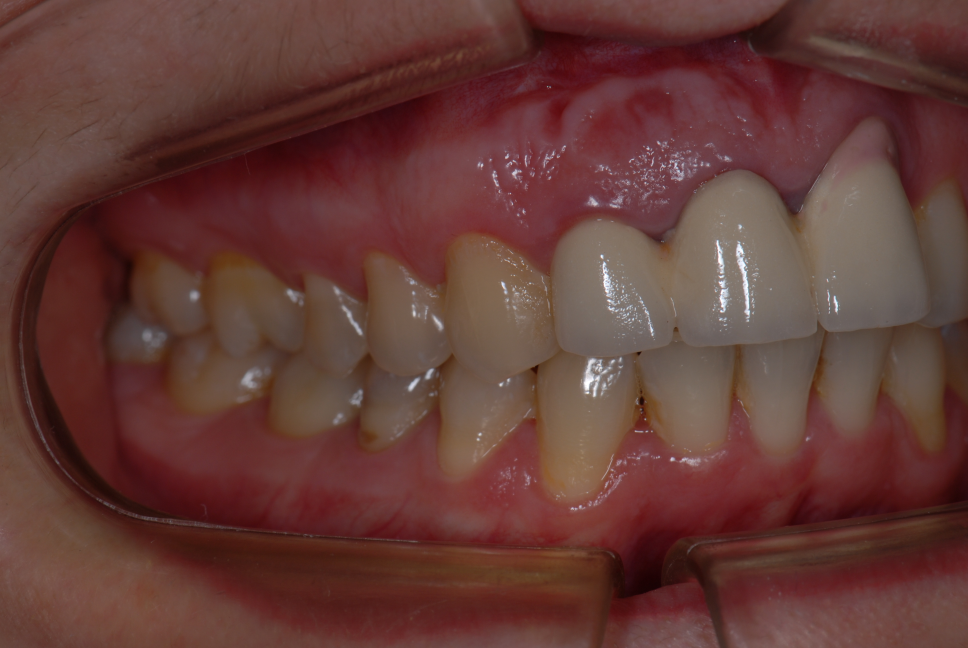
#> input picture found_dicision/lateral_side_analiz/right_side.JPG, 3872 x 2592 px (shown at 1/4 size)
$ python analiz_lateral_side_horizontal.py
#> lines starting #> are read from the running program, lines starting #| are printed output that depends on the picture; after the words box and inside, x2 and y2 are one past the last pixel; in counts of white or black regions, pixels touching at a corner belong together
import cv2

img = cv2.imread('right_side.JPG', 0)
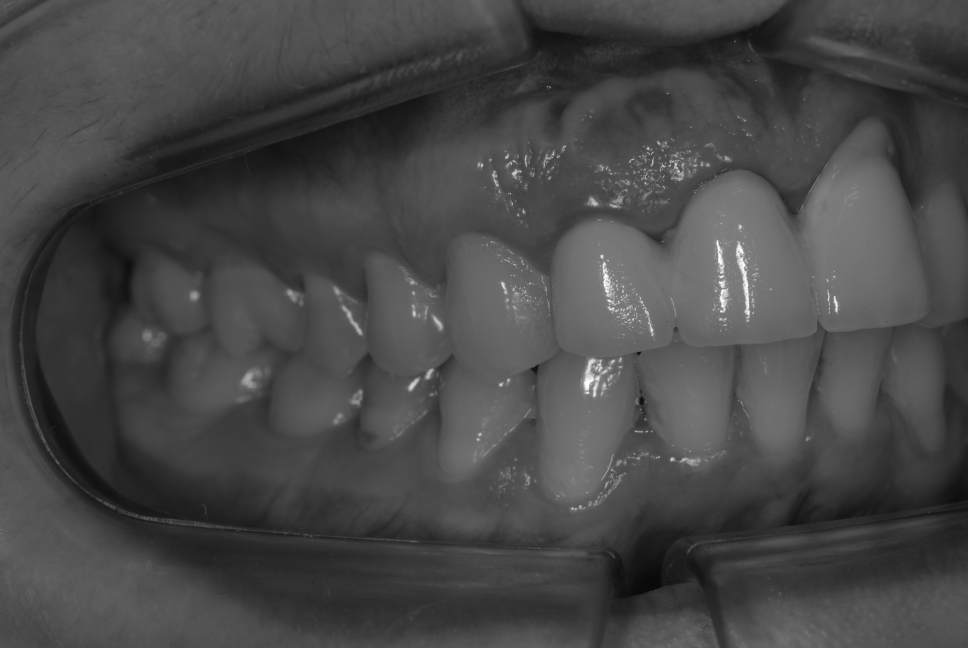
#> img: shape (2592, 3872) (shown at 1/4 size); min 7, max 255, mean 71.1
img = cv2.resize(img, (800, 600), interpolation=cv2.INTER_CUBIC)  # resize
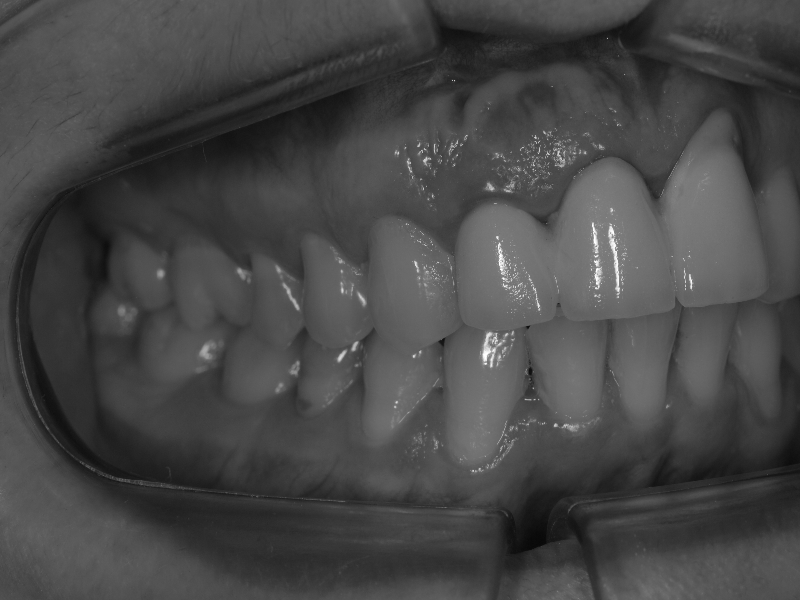
#> img: shape (600, 800); min 8, max 255, mean 71.1
cropped = img[200:450, 100:400]  # обрезка изображения image[y1:y2, x1:x2]
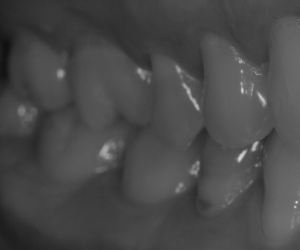
#> cropped: shape (250, 300); min 13, max 214, mean 72.8
height_dent_upper_6 = 0
height_dent_lower_6 = 0

count_pixcel_dent_all = 0  # общая длина зубов
for y in range(200):  # ставим число по пикселям

    if cropped[y][100:105][0] > 70:
        count_pixcel_dent_all += 1

    if cropped[y][100:105][0] > 50 and (40 < y < 132):
        cropped[133][60:150] = 0
        height_dent_upper_6 += 1
#> cropped: shape (250, 300); 0.12% of pixels changed, all inside (x1, y1, x2, y2) = (60, 133, 150, 134)
#> after the loop, count_pixcel_dent_all = 126; height_dent_upper_6 = 91

print(f'{count_pixcel_dent_all= }')
#| count_pixcel_dent_all= 126
print(f'{height_dent_upper_6}')
#| 91

height_dent_lower_6 = count_pixcel_dent_all - height_dent_upper_6
#> height_dent_lower_6 = 35
print(f'{height_dent_lower_6= }')
#| height_dent_lower_6= 35
part_upper_dent = round(height_dent_upper_6 / count_pixcel_dent_all, 1)
#> part_upper_dent = 0.7
part_lowwer_dent = round(height_dent_lower_6 / count_pixcel_dent_all, 1)
#> part_lowwer_dent = 0.3
print(f'{part_upper_dent= }')
#| part_upper_dent= 0.7
print(f'{part_lowwer_dent= }')
#| part_lowwer_dent= 0.3

result_analiz = part_upper_dent - part_lowwer_dent   # переменная хранить данные анализа
#> result_analiz = 0.4

if result_analiz > 0.4:
    print("У вас глубокий прикус")
elif  0 < result_analiz <= 0.4:
    print("У вас нормальный прикус")
elif result_analiz == 0:
    print("У вас прямой прикус")
elif result_analiz < 0:
    print("У вас открытый прикус")


cv2.imshow('cropped', cropped)
cv2.waitKey(0)
cv2.destroyAllWindows()
